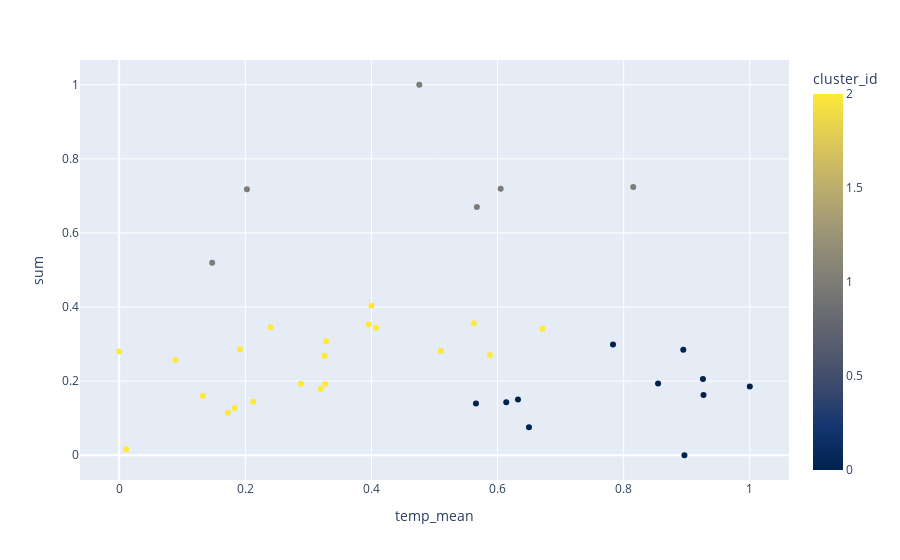

Notebook code cell kept with this figure:
### Code cell
plot_clusters (X_scaled, 'temp_mean', 'sum')

### Figure 1 — Plotly figure (JSON) as saved in the notebook; plotly's stock layout.template omitted (floating-point values rounded to 4 significant figures)
{"data": [{"hovertemplate": "temp_mean=%{x}<br>sum=%{y}<br>cluster_id=%{marker.color}<extra></extra>", "legendgroup": "", "marker": {"color": [1, 2, 2, 2, 1, 0, 0, 0, 2, 2, 2, 2, 2, 2, 2, 1, 2, 2, 2, 2, 2, 2, 2, 1, 1, 2, 0, 1, 0, 0, 0, 0, 0, 0, 0, 2, 2, 2], "coloraxis": "coloraxis", "symbol": "circle"}, "mode": "markers", "name": "", "orientation": "v", "showlegend": false, "type": "scatter", "x": [0.2026, 0.3999, 0.5623, 0.5879, 0.6049, 0.6138, 0.6324, 0.5657, 0.5101, 0.3264, 0.1914, 0.08909, 0, 0.01099, 0.1327, 0.1474, 0.1723, 0.183, 0.2126, 0.2882, 0.326, 0.3198, 0.3959, 0.4759, 0.5672, 0.6712, 0.7831, 0.8152, 0.9257, 0.8963, 0.8945, 0.9266, 1, 0.8545, 0.6498, 0.4072, 0.2401, 0.3282], "xaxis": "x", "y": [0.718, 0.4037, 0.3562, 0.2704, 0.719, 0.1431, 0.1505, 0.1396, 0.2811, 0.1922, 0.2862, 0.2569, 0.28, 0.01619, 0.1605, 0.5194, 0.1149, 0.1276, 0.1446, 0.1928, 0.2686, 0.1787, 0.353, 1, 0.67, 0.3411, 0.2991, 0.7244, 0.2055, 0, 0.2846, 0.1624, 0.1856, 0.1938, 0.07571, 0.344, 0.3457, 0.3075], "yaxis": "y"}], "layout": {"coloraxis": {"colorbar": {"title": {"text": "cluster_id"}}, "colorscale": [[0, "#00224e"], [0.1111, "#123570"], [0.2222, "#3b496c"], [0.3333, "#575d6d"], [0.4444, "#707173"], [0.5556, "#8a8678"], [0.6667, "#a59c74"], [0.7778, "#c3b369"], [0.8889, "#e1cc55"], [1, "#fee838"]]}, "legend": {"tracegroupgap": 0}, "margin": {"t": 60}, "xaxis": {"anchor": "y", "domain": [0, 1], "title": {"text": "temp_mean"}}, "yaxis": {"anchor": "x", "domain": [0, 1], "title": {"text": "sum"}}}}
